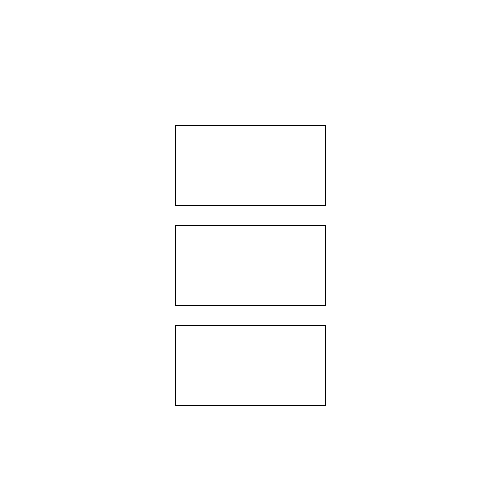
Frame 1 (no input)
Frame 60 (the mouse pressed at the canvas centre just before this capture): identical to frame 1, image omitted
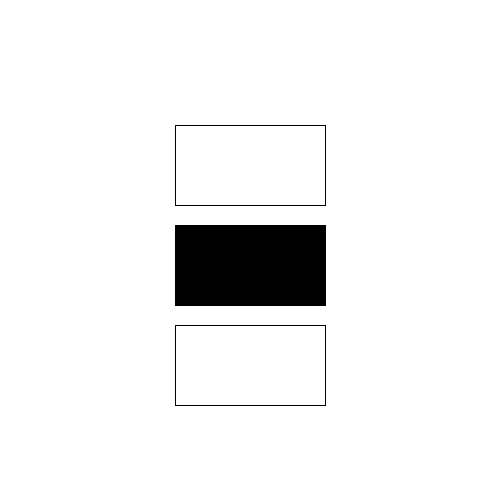
Frame 120 (the mouse held since frame 60 and released just before this capture)

The Processing sketch that drew these frames (run headless with seeded random() and noise(); from frame 60 on, the mouse is pressed at the canvas centre):

// Processing sketch: button
// ── button.pde
float x = 175;
float y = 125;
float w = 150;
float h = 80;
void setup() {
  size(500, 500);
  background(255);
  stroke(0);
  noFill();
}

void draw() {
  background(255);
  fill(255);
  if (mousePressed) {
    if (mouseX>x && mouseX <x+w && mouseY>y && mouseY <y+h) {
      println("rock");
      fill(0);
      //do stuff
    }
  }
  rect(x, y, w, h);

  fill(255);
  if (mousePressed) {
    if (mouseX>x && mouseX <x+w && mouseY>y+100 && mouseY <y+100+h) {
      println("paper");
      fill(0);
      //do stuff
    }
  }
  rect(x, y+100, w, h);

  fill(255);
  if (mousePressed) {
    if (mouseX>x && mouseX <x+w && mouseY>y+200 && mouseY <y+200+h) {
      println("scissors");
      fill(0);
      //do stuff
    }
  }
  rect(x, y+200, w, h);
}
